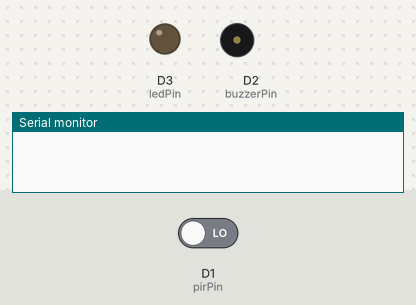
The sketch below on a simulated ESP8266 (NodeMCU). Shown: output pins drawn as LEDs (lit = HIGH), buzzer (waves = sounding), the last lines printed to the serial monitor. The test bench sets the inputs (shaded band); at power-on: D1 (pirPin) LOW. WiFi joins after 1.5 s; servers stay silent unless stated.

Above: at 2.7 s.
2.8 s: D1 (pirPin) driven HIGH
At 3.8 s:
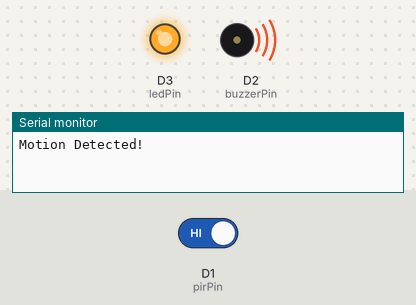
8.5 s: D1 (pirPin) driven LOW
At 9.6 s:
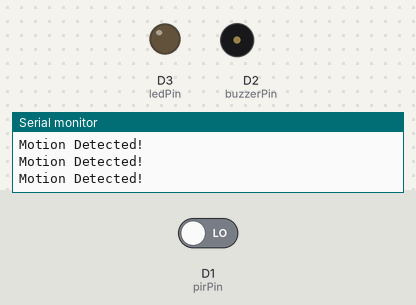
Timing chart, 0 to 11.5 s (numbered marks = the images above; inputs shaded):
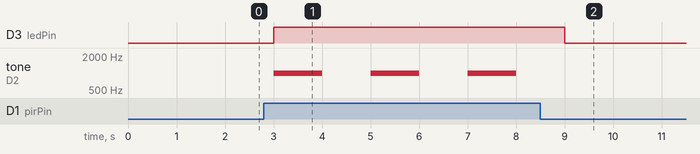

Measured:
- after the input at 2.8 s, D3 (ledPin): LOW → HIGH after 0.20 s; tone on D2 (buzzerPin): alternates 1000 Hz for 1.0 s and silent for 1.0 s, starting after 0.20 s
- after the input at 8.5 s, D3 (ledPin): goes on until 9.0 s, then stays LOW; tone on D2 (buzzerPin): stops changing and stays silent

The sketch:

Motion_Alarm.ino
```cpp
#include <ESP8266WiFi.h>
#include <DNSServer.h>
#include <ESP8266WebServer.h>
#include <WiFiManager.h>
#include <UniversalTelegramBot.h>

// Telegram credentials
char telegramToken[64];
char telegramChatId[32];

// Initialize Telegram bot
WiFiClientSecure client;
UniversalTelegramBot* bot;

// Define the pin numbers for the PIR sensor, LED, and buzzer
const int pirPin = D1;    // PIR sensor connected to D1
const int buzzerPin = D2; // Buzzer connected to D2
const int ledPin = D3;    // LED connected to D3

// Define variables for period and timers
unsigned long previousMillis = 0;
const long period = 3000; // Period in milliseconds (e.g., 3 seconds)

void setup() {
  // Set up serial monitor
  Serial.begin(115200);

  // Set the PIR pin as an input
  pinMode(pirPin, INPUT);
  // Set the LED and buzzer pins as outputs
  pinMode(ledPin, OUTPUT);
  pinMode(buzzerPin, OUTPUT);

  // Initialize WiFi connection
  WiFiManager wifiManager;

  // Add custom parameters
  WiFiManagerParameter customTelegramToken("telegramToken", "Telegram Bot Token", telegramToken, 64);
  WiFiManagerParameter customTelegramChatId("telegramChatId", "Telegram Chat ID", telegramChatId, 32);

  // Add parameters to WiFiManager
  wifiManager.addParameter(&customTelegramToken);
  wifiManager.addParameter(&customTelegramChatId);

  // Connect to WiFi and retrieve parameters
  wifiManager.resetSettings();
  wifiManager.autoConnect("ESP8266-Telegram-Bot");

  // Retrieve Telegram credentials from parameters
  strcpy(telegramToken, customTelegramToken.getValue());
  strcpy(telegramChatId, customTelegramChatId.getValue());

  // Initialize Telegram bot after retrieving credentials
  client.setInsecure();
  bot = new UniversalTelegramBot(telegramToken, client);
}

void loop() {
  unsigned long currentMillis = millis();

  // Check if period has passed
  if (currentMillis - previousMillis >= period) {

    // Save the last time motion was detected
    previousMillis = currentMillis;

    // Read the state of the PIR sensor
    int pirState = digitalRead(pirPin);

    if (pirState == HIGH) {
      for (int i = 0; i < 3; i++) {
        Serial.println("Motion Detected!");
        // If motion is detected, turn on the LED and activate the buzzer
        digitalWrite(ledPin, HIGH);
        // Make the sound with high frequency
        tone(buzzerPin, 1000);
        delay(1000);
        noTone(buzzerPin);
        delay(1000);
        digitalWrite(ledPin, LOW); // Turn off the LED
      }
      // The Messages will send to telegram
      sendMessage("[+] Alert!! [+]");
      sendMessage("[+] Motion Detected [+]");
      // delay to stop the operation sometime after detecting motion
      delay(period);
    } else {
      // If no motion is detected, turn off the LED and buzzer
      digitalWrite(ledPin, LOW);
      digitalWrite(buzzerPin, LOW);
      Serial.println("No motion detected.");
    }
  }
}

void sendMessage(String message) {
  // Send message via Telegram
  bot->sendMessage(telegramChatId, message, "");
  Serial.println(telegramChatId);
}
```
